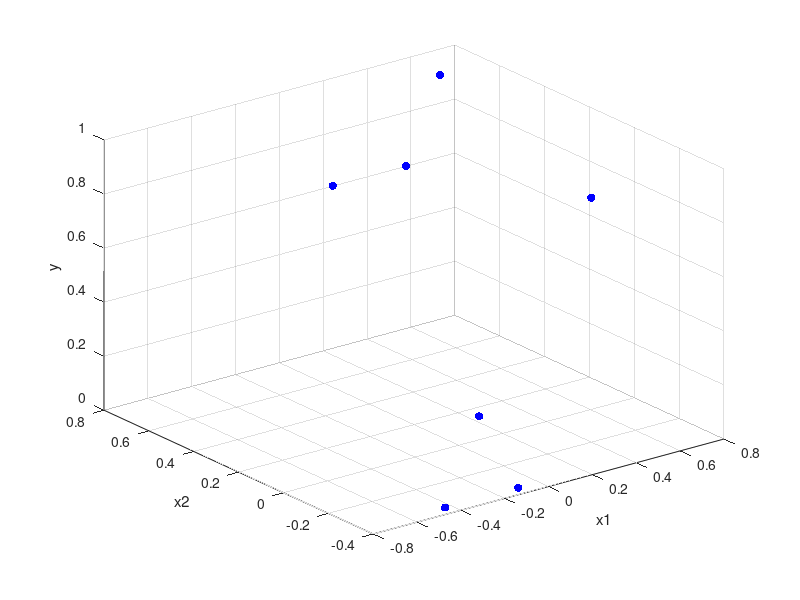

This chart was generated by the following MATLAB code: (Note: this script raises an error after producing the figure.)
x = [1 1 1 1 1 1 1; 0 0 1 1 2 2 3; 0 1 0 1 0 1 2];
y = [0 1 0 1 1 0 1];
x = x';
y = y';

m = size(x,1); % number of training examples
order = size(x,2); % number of features

xnorm = ones(m,order);
for k = 1:m % nomalization
    for i = 2:order
    xnorm(k,i) = (x(k,i)-mean(x(:,i)))/(max(x(:,i))-min(x(:,i)));
    end;
end;

display(xnorm);

theta = [1; 1; 1]; % initial guess of theta
learning_rate = 0.01;

gd = [2;2;3];
% while abs(gd) > 0.0001 % for non-linear logarithmic 
% while abs(gd(2)) > 0.0000001 || abs(gd(3))> 0.0000001 % for linear with gradient-vector

while abs(gd(2)) > 0.0000001 || abs(gd(3))> 0.0000001 % for linear with gradient-vector

    gd = gradient (theta,xnorm,y);
    theta = theta-learning_rate*gd';
   
end;

display(theta);
% display(gd);

h = (theta')*xnorm';
figure;
scatter3(xnorm(:,2), xnorm(:,3),y, 'b', 'filled');
xlabel('x1');
ylabel('x2');
zlabel('y');
hold on;
% x1fit = min(xnorm(:,2)):10:max(xnorm(:,2));
% x2fit = min(xnorm(:,3)):10:max(xnorm(:,3));
% [x1fit, x2fit] = meshgrid(x1fit,x2fit);
% mesh(x1fit,x2fit,h);
scatter3(xnorm(:,2), xnorm(:,3),h,'r', 'filled');

newx = [1;3;2];

forecast = (theta')*[newx(1);(newx(2)-mean(x(:,2)))/(max(x(:,2))-min(x(:,2)));(newx(3)-mean(x(:,3)))/(max(x(:,3))-min(x(:,3)))];
display(forecast);

error = sum((y-h').^2)/m;
display(error);

